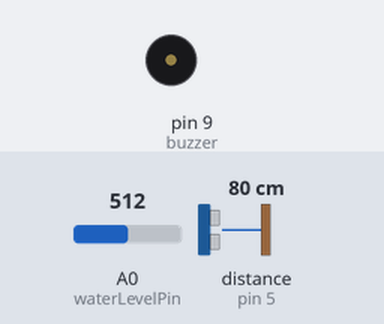
Simulated run of this sketch. Board: Arduino Uno, built with avr-gcc and run on an emulated ATmega328P. Parts: buzzer (waves = sounding). Wiring (inferred from the names in the program): ultrasonic range finder: trigger pin 4; echo pin 5. The inputs (shaded band) are chosen by the test bench; at power-on: distance to the obstacle (sensor on pin 5) 80 cm, A0 (waterLevelPin) = 512. The echo pulse lasts 58.3 µs per cm; what the sketch prints to the serial monitor is not drawn.

Above: at 1.2 s.
1.3 s: distance to the obstacle (sensor on pin 5) set to 2 cm
At 2.2 s:
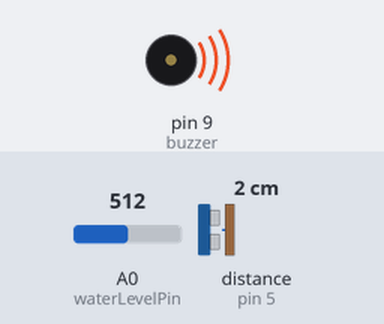
4.3 s: distance to the obstacle (sensor on pin 5) set to 5 cm
7.3 s: distance to the obstacle (sensor on pin 5) set to 8 cm
At 8.45 s:
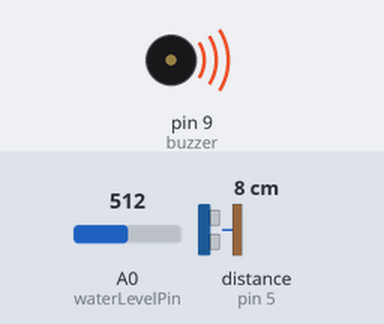
10.3 s: A0 (waterLevelPin) set to 548
13.3 s: A0 (waterLevelPin) set to 579
Timing chart, 0 to 15.9 s (numbered marks = the images above; inputs shaded):
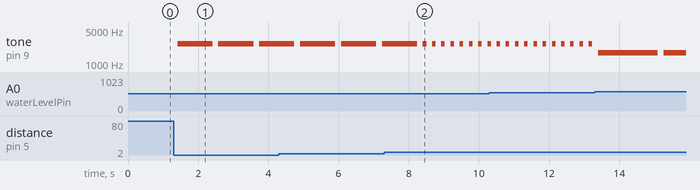

The sketch:

smartstick.ino
```cpp
// 블루투스, 부저, 초음파, 수위센서
//초음파 : 29us에 1cm를 이동
#include <SoftwareSerial.h>
SoftwareSerial HC06(2, 3);
#define trig 4
#define echo 5
const int buzzer = 9;
const int waterLevelPin = A0;// 수위 센서 핀 설정

void setup() {
  // put your setup code here, to run once:
  Serial.begin(9600);
  //BTSerial.begin(9600); /// 블루투스 출력
  HC06.begin(9600); //블루투스

  pinMode(buzzer, OUTPUT);

  pinMode(trig,OUTPUT); //trig 발사
  pinMode(echo,INPUT); //echo 받기

  pinMode(waterLevelPin, INPUT); // 수위 센서를 입력으로 설정

}
float dist = 0;
void loop() {
  int waterLevel = analogRead(waterLevelPin); // 수위 센서값 읽기
  float waterDepthPercent = (float)waterLevel / 1023 * 100;

  digitalWrite(trig,LOW);
  delayMicroseconds(2);
  digitalWrite(trig,HIGH);
  delayMicroseconds(5);
  digitalWrite(trig,LOW);

  dist = (pulseIn(echo, HIGH)/29.0)/2; //cm

  Serial.print("수위: ");
  Serial.print(waterDepthPercent);
  Serial.println("%");
  Serial.print("거리: ");
  Serial.print(dist);
  Serial.println("cm");

 if(waterDepthPercent > 55){
   HC06.println("현재: 물웅덩이 감지!");
 }
 else if(dist <= 23 && dist >=6){
    Serial.println("현재: 물체 감지!");
    HC06.println("현재: 물체 감지!");
  }
  else if(dist <6 && dist >= 0.1)
  {
    Serial.println("현재: 물체 접촉!");
    HC06.println("현재: 물체 접촉!");
  }
  else{
    Serial.println("현재: 물체 미감지!");
    HC06.println("현재: 물체 미감지!");
  }
  HC06.print("거리: ");
  HC06.print(dist,1);//소수 이하 1자리 허용
  HC06.println(" cm");
  HC06.print("수위: ");
  HC06.print(waterDepthPercent,1);//
  HC06.println("%");


  if(waterDepthPercent > 55.0){
    tone(buzzer, 1700,1700); //부저에 440 Hz 소리 출력
    delay(1705);
  }
  else if(dist >= 6 && dist<=23)
  {
    tone(buzzer,2600,100);
    delay(102);
  }
  else if(dist<6 && dist >=0.1)
  {
    tone(buzzer,2600,1000);
    delay(1005);
  }
  else  {
    noTone(buzzer); // 거리가 10cm 이상일 경우 멈춤
  }
  delay(100);// 샘플링 간격 2초 부여

  // 블루투스 데이터 송신 주기 제어
  static unsigned long previousMillis = 0;
  const unsigned long interval = 1000; // 1초에 한 번씩 전송

  unsigned long currentMillis = millis();
  if (currentMillis - previousMillis >= interval) {
    previousMillis = currentMillis;
  }
}
```

Measured:
- the behaviour switches between 6 and 7 cm on distance to the obstacle (sensor on pin 5) (found by bisection; images 1 and 2)
- after the input at 1.3 s, tone on pin 9 (buzzer): alternates 2600 Hz for 1.0 s and silent for 0.17 s, starting after 0.11 s
- after the input at 7.3 s, tone on pin 9 (buzzer): alternates 2600 Hz for 0.10 s and silent for 0.16 s, starting after 1.2 s
